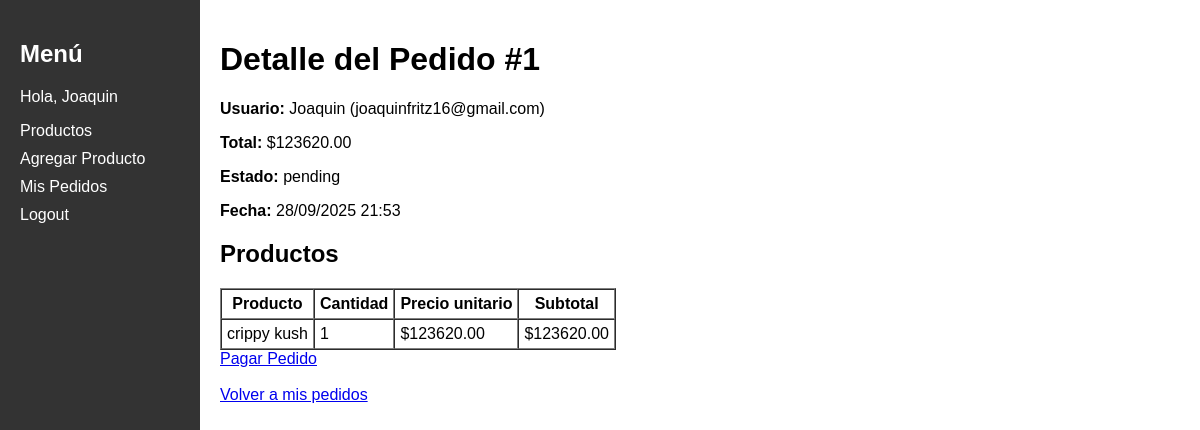
The app's page /orders/1 (signed in) with its own data.
### app/models.py (models this page shows)
class User(db.Model, UserMixin):
    id = db.Column(db.Integer, primary_key=True)
    email = db.Column(db.String(120), unique=True, nullable=False)
    password_hash = db.Column(db.String(128), nullable=False)
    name = db.Column(db.String(100))
    orders = db.relationship('Order', backref='user', lazy=True)

class Order(db.Model):
    id = db.Column(db.Integer, primary_key=True)
    user_id = db.Column(db.Integer, db.ForeignKey('user.id'), nullable=False)
    created_at = db.Column(db.DateTime, default=datetime.utcnow)
    total = db.Column(db.Numeric(10,2), default=0)
    status = db.Column(db.String(50), default='pending')
    items = db.relationship('OrderItem', backref='order', lazy=True)
    payment = db.relationship('Payment', backref='order', uselist=False)

class OrderItem(db.Model):
    id = db.Column(db.Integer, primary_key=True)
    order_id = db.Column(db.Integer, db.ForeignKey('order.id'), nullable=False)
    product_id = db.Column(db.Integer, db.ForeignKey('product.id'), nullable=False)
    quantity = db.Column(db.Integer, default=1)
    price = db.Column(db.Numeric(10,2), nullable=False)
    product = db.relationship('Product')

class Product(db.Model):
    id = db.Column(db.Integer, primary_key=True)
    title = db.Column(db.String(150), nullable=False)
    description = db.Column(db.Text)
    price = db.Column(db.Numeric(10,2), nullable=False)
    available = db.Column(db.Boolean, default=True)

### app/routes/orders.py (the view)
@orders_bp.route('/<int:id>')
@login_required
def view_order(id):
    order = Order.query.get_or_404(id)
    return render_template('order.html', order=order)

### app/routes/auth.py (called while the page is built)
@login_manager.user_loader
def load_user(user_id):
    return User.query.get(int(user_id))

### app/templates/order.html
{% extends 'base.html' %}
{% block content %}
<h1>Detalle del Pedido #{{ order.id }}</h1>
<p><strong>Usuario:</strong> {{ order.user.name }} ({{ order.user.email }})</p>
<p><strong>Total:</strong> ${{ order.total }}</p>
<p><strong>Estado:</strong> {{ order.status }}</p>
<p><strong>Fecha:</strong> {{ order.created_at.strftime('%d/%m/%Y %H:%M') }}</p>
<h2>Productos</h2>
{% if order.items %}
<table border="1" cellpadding="5" cellspacing="0">
    <thead>
        <tr>
            <th>Producto</th>
            <th>Cantidad</th>
            <th>Precio unitario</th>
            <th>Subtotal</th>
        </tr>
    </thead>
    <tbody>
        {% for item in order.items %}
        <tr>
            <td>{{ item.product.title }}</td>
            <td>{{ item.quantity }}</td>
            <td>${{ item.price }}</td>
            <td>${{ item.price * item.quantity }}</td>
        </tr>
        {% endfor %}
    </tbody>
</table>
{% else %}
<p>No hay productos en este pedido.</p>
{% endif %}
{% if order.status == 'pending' %}
    <a href="{{ url_for('payments.create_preference', order_id=order.id) }}">Pagar Pedido</a>
{% endif %}
<br><br>
<a href="{{ url_for('orders.list_orders') }}">Volver a mis pedidos</a>
{% endblock %}

### app/templates/base.html (shortened to what this page needs)
<!DOCTYPE html>
<html lang="es">
<head>
</head>
<body>
    <nav>
        <h2>Menú</h2>
        {% if current_user.is_authenticated %}
            <p>Hola, {{ current_user.name or current_user.email }}</p>
            <a href="{{ url_for('products.list_products') }}">Productos</a>
            <a href="{{ url_for('products.new_product') }}">Agregar Producto</a>
            <a href="{{ url_for('orders.list_orders') }}">Mis Pedidos</a>
            <a href="{{ url_for('auth.logout') }}">Logout</a>
        {% else %}
            <a href="{{ url_for('auth.login') }}">Login</a>
            <a href="{{ url_for('auth.register') }}">Registro</a>
        {% endif %}
    </nav>
    <main>
        {% block content %}{% endblock %}
    </main>
</body>
</html>

### app/templates/base.html (style rules this page uses)
body { margin:0; font-family: Arial, sans-serif; display:flex; }
nav { width: 200px; background: #333; color: white; min-height: 100vh; padding: 20px; box-sizing: border-box; }
nav a { color: white; text-decoration: none; display: block; margin: 10px 0; }
main { flex: 1; padding: 20px; }

### records on screen
User: name "Joaquin", user.name "Joaquin", user.email "joaquinfritz16@gmail.com"
Order: id "1", total "123620.00", status "pending", created_at "28/09/2025 21:53"
OrderItem: product "crippy kush", quantity "1", price "123620.00", item.price*item.quantity "123620.00"
